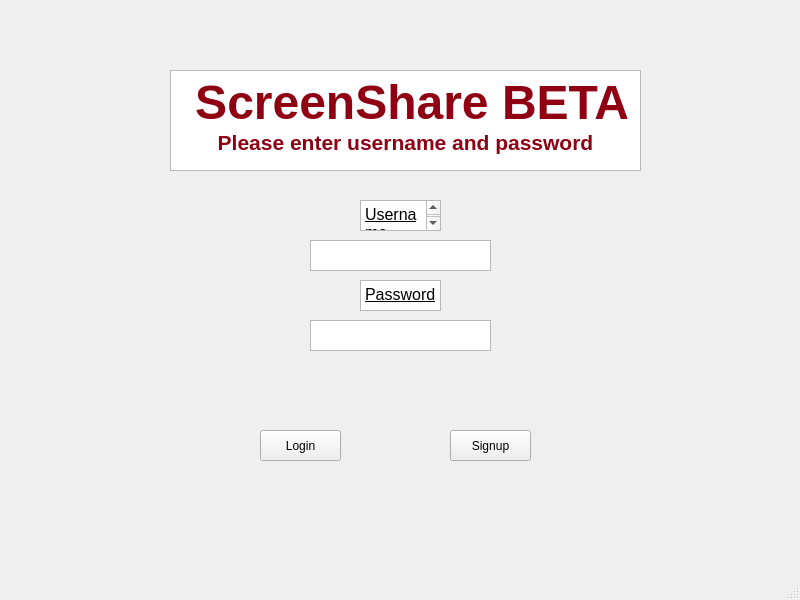
<?xml version="1.0" encoding="UTF-8"?>
<ui version="4.0">
 <class>main_window</class>
 <widget class="QMainWindow" name="main_window">
  <property name="geometry">
   <rect>
    <x>0</x>
    <y>0</y>
    <width>800</width>
    <height>600</height>
   </rect>
  </property>
  <property name="windowTitle">
   <string>MainWindow</string>
  </property>
  <widget class="QWidget" name="central_widget">
   <widget class="QTextBrowser" name="main_text">
    <property name="geometry">
     <rect>
      <x>170</x>
      <y>70</y>
      <width>471</width>
      <height>101</height>
     </rect>
    </property>
    <property name="html">
     <string>&lt;!DOCTYPE HTML PUBLIC &quot;-//W3C//DTD HTML 4.0//EN&quot; &quot;http://www.w3.org/TR/REC-html40/strict.dtd&quot;&gt;
&lt;html&gt;&lt;head&gt;&lt;meta name=&quot;qrichtext&quot; content=&quot;1&quot; /&gt;&lt;style type=&quot;text/css&quot;&gt;
p, li { white-space: pre-wrap; }
&lt;/style&gt;&lt;/head&gt;&lt;body style=&quot; font-family:'MS Shell Dlg 2'; font-size:8.25pt; font-weight:400; font-style:normal;&quot;&gt;
&lt;p align=&quot;center&quot; style=&quot; margin-top:0px; margin-bottom:0px; margin-left:0px; margin-right:0px; -qt-block-indent:0; text-indent:0px;&quot;&gt;&lt;span style=&quot; font-size:36pt; font-weight:600; color:#900013;&quot;&gt; ScreenShare BETA&lt;/span&gt;&lt;/p&gt;
&lt;p align=&quot;center&quot; style=&quot; margin-top:0px; margin-bottom:0px; margin-left:0px; margin-right:0px; -qt-block-indent:0; text-indent:0px;&quot;&gt;&lt;span style=&quot; font-size:16pt; font-weight:600; color:#900013;&quot;&gt;Please enter username and password&lt;/span&gt;&lt;/p&gt;&lt;/body&gt;&lt;/html&gt;</string>
    </property>
   </widget>
   <widget class="QPlainTextEdit" name="username_check">
    <property name="geometry">
     <rect>
      <x>310</x>
      <y>240</y>
      <width>181</width>
      <height>31</height>
     </rect>
    </property>
   </widget>
   <widget class="QTextBrowser" name="username_text">
    <property name="geometry">
     <rect>
      <x>360</x>
      <y>200</y>
      <width>81</width>
      <height>31</height>
     </rect>
    </property>
    <property name="html">
     <string>&lt;!DOCTYPE HTML PUBLIC &quot;-//W3C//DTD HTML 4.0//EN&quot; &quot;http://www.w3.org/TR/REC-html40/strict.dtd&quot;&gt;
&lt;html&gt;&lt;head&gt;&lt;meta name=&quot;qrichtext&quot; content=&quot;1&quot; /&gt;&lt;style type=&quot;text/css&quot;&gt;
p, li { white-space: pre-wrap; }
&lt;/style&gt;&lt;/head&gt;&lt;body style=&quot; font-family:'MS Shell Dlg 2'; font-size:8.25pt; font-weight:400; font-style:normal;&quot;&gt;
&lt;p style=&quot; margin-top:0px; margin-bottom:0px; margin-left:0px; margin-right:0px; -qt-block-indent:0; text-indent:0px;&quot;&gt;&lt;span style=&quot; font-size:12pt; text-decoration: underline;&quot;&gt;Username&lt;/span&gt;&lt;/p&gt;&lt;/body&gt;&lt;/html&gt;</string>
    </property>
   </widget>
   <widget class="QPlainTextEdit" name="password_check">
    <property name="geometry">
     <rect>
      <x>310</x>
      <y>320</y>
      <width>181</width>
      <height>31</height>
     </rect>
    </property>
   </widget>
   <widget class="QTextBrowser" name="password_text">
    <property name="geometry">
     <rect>
      <x>360</x>
      <y>280</y>
      <width>81</width>
      <height>31</height>
     </rect>
    </property>
    <property name="html">
     <string>&lt;!DOCTYPE HTML PUBLIC &quot;-//W3C//DTD HTML 4.0//EN&quot; &quot;http://www.w3.org/TR/REC-html40/strict.dtd&quot;&gt;
&lt;html&gt;&lt;head&gt;&lt;meta name=&quot;qrichtext&quot; content=&quot;1&quot; /&gt;&lt;style type=&quot;text/css&quot;&gt;
p, li { white-space: pre-wrap; }
&lt;/style&gt;&lt;/head&gt;&lt;body style=&quot; font-family:'MS Shell Dlg 2'; font-size:8.25pt; font-weight:400; font-style:normal;&quot;&gt;
&lt;p style=&quot; margin-top:0px; margin-bottom:0px; margin-left:0px; margin-right:0px; -qt-block-indent:0; text-indent:0px;&quot;&gt;&lt;span style=&quot; font-size:12pt; text-decoration: underline;&quot;&gt;Password&lt;/span&gt;&lt;/p&gt;&lt;/body&gt;&lt;/html&gt;</string>
    </property>
   </widget>
   <widget class="QPushButton" name="login_button">
    <property name="geometry">
     <rect>
      <x>260</x>
      <y>430</y>
      <width>81</width>
      <height>31</height>
     </rect>
    </property>
    <property name="text">
     <string>Login</string>
    </property>
   </widget>
   <widget class="QPushButton" name="signup_button">
    <property name="geometry">
     <rect>
      <x>450</x>
      <y>430</y>
      <width>81</width>
      <height>31</height>
     </rect>
    </property>
    <property name="text">
     <string>Signup</string>
    </property>
   </widget>
  </widget>
  <widget class="QStatusBar" name="statusbar"/>
 </widget>
 <resources/>
 <connections/>
</ui>
